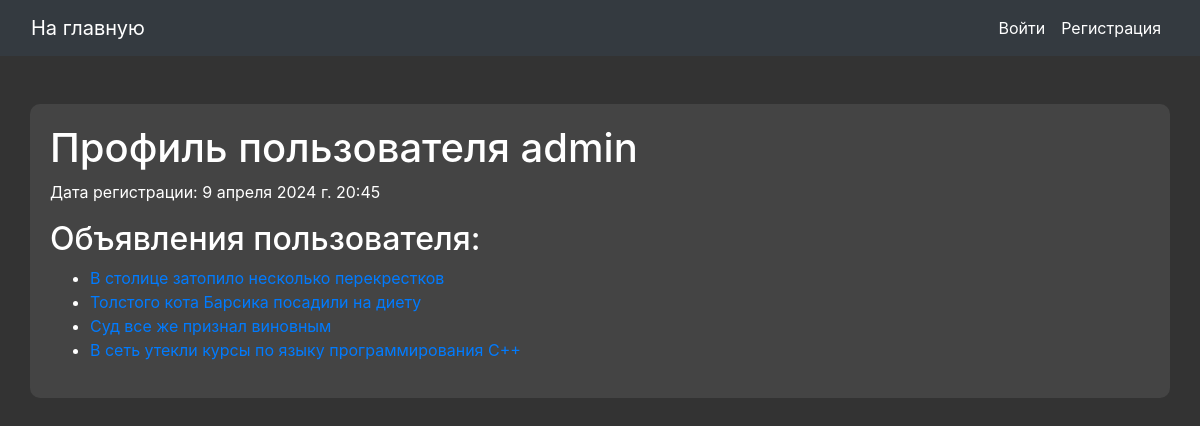
Page /profile/1/ on the committed database.
### app/models.py (models this page shows)
class Ad(models.Model):
    title = models.CharField(max_length=100)
    description = models.TextField()
    author = models.ForeignKey(User, on_delete=models.CASCADE)
    created_at = models.DateTimeField(auto_now_add=True)
    image = models.ImageField(upload_to='images/', blank=True)

### app/views.py (the view)
# urls.py: path('profile/<int:user_id>/', views.profile_view, name='profile_view'),
def profile_view(request, user_id=None):
    if user_id:
        profile_user = User.objects.get(pk=user_id)
    else:
        profile_user = request.user
    ads = Ad.objects.filter(author=profile_user)
    date_joined = profile_user.date_joined
    return render(request, 'profile_view.html', {'profile_user': profile_user, 'ads': ads, 'date_joined': date_joined})

### templates/profile_view.html (shortened to what this page needs)
{% extends 'base.html' %}
{% block content %}
<h1>Профиль пользователя {{ profile_user.username }}</h1>
<p>Дата регистрации: {{ date_joined }}</p>
<h2>Объявления пользователя:</h2>
<ul>
    {% for ad in ads %}
    <li>
        <a href="{% url 'ad_detail' ad.pk %}">{{ ad.title }}</a>
    </li>
    {% endfor %}
</ul>
{% endblock %}

### templates/base.html (style rules this page uses)
body { background-color: #333; color: #fff; }

### rows in the picture
Ad: title "В столице затопило несколько перекрестков"
Ad: title "Толстого кота Барсика посадили на диету"
Ad: title "Суд все же признал виновным"
Ad: title "В сеть утекли курсы по языку программирования С++"

### other values in the picture
{{ profile_user.username }} "admin"
{{ date_joined }} "9 апреля 2024 г. 20:45"
